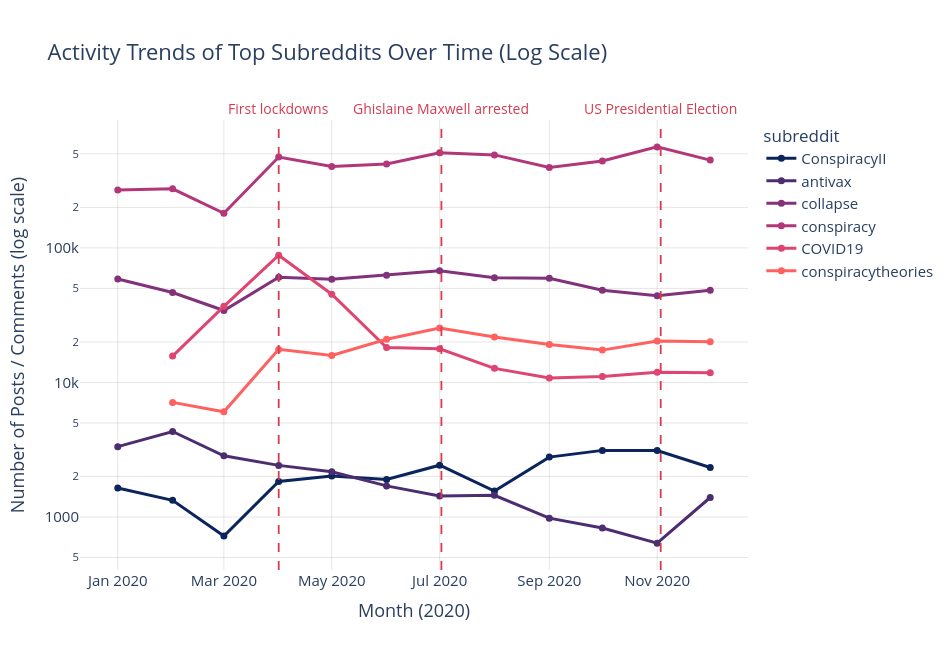

This figure's notebook cell:
### Code cell
fig = px.line(
    activity,
    x="month",
    y="ActivityCount",
    color="subreddit",
    color_discrete_sequence=colors,
    title="Activity Trends of Top Subreddits Over Time (Log Scale)"
)

fig.update_traces(
    mode="lines+markers",
    line=dict(width=3),
    marker=dict(size=7)       # bigger markers for readability
)

fig.update_layout(
    width=950,
    height=650,
    xaxis_title="Month (2020)",
    yaxis_title="Number of Posts / Comments (log scale)",
    plot_bgcolor="white",
    title_font_size=22,
    font=dict(size=16),

    xaxis=dict(
        showgrid=True,
        tickfont=dict(size=15),
        title_font=dict(size=18),
        gridcolor="rgba(0,0,0,0.1)",
        gridwidth=1
    ),
    yaxis=dict(
        type="log",
        showgrid=True,
        tickfont=dict(size=15),
        title_font=dict(size=18),
        gridcolor="rgba(0,0,0,0.1)",
        gridwidth=1
    ),

    legend=dict(
        font=dict(size=15),
        title_font=dict(size=17)
    ),

    margin=dict(l=80, r=80, t=120, b=80)
)

# ===== Highlighted Event Lines + Labels ===== #

events = {
    "2020-04-01": "First lockdowns",
    "2020-07-02": "Ghislaine Maxwell arrested",
    "2020-11-03": "US Presidential Election"
}

for date, label in events.items():
    date_dt = pd.to_datetime(date)

    # Vertical dashed line stays the same
    fig.add_shape(
        type="line",
        x0=date_dt,
        x1=date_dt,
        y0=0,
        y1=1,
        xref="x",
        yref="paper",
        line=dict(color="#d43d51", width=1.8, dash="dash")
    )

    # Place labels ABOVE the graph
    fig.add_annotation(
        x=date_dt,
        y=1.00,               # top of the plotting area (slightly above the grid)
        xref="x",
        yref="paper",
        text=label,
        showarrow=False,
        font=dict(size=14, color="#d43d51"),
        align="center",
        xanchor="center",
        yanchor="bottom"
    )

fig.show()

### Figure 1 — Plotly figure (JSON) as saved in the notebook; plotly's stock layout.template omitted (floating-point values rounded to 4 significant figures)
{"data": [{"hovertemplate": "subreddit=ConspiracyII<br>month=%{x}<br>ActivityCount=%{y}<extra></extra>", "legendgroup": "ConspiracyII", "line": {"color": "#0b255c", "dash": "solid", "width": 3}, "marker": {"size": 7, "symbol": "circle"}, "mode": "lines+markers", "name": "ConspiracyII", "orientation": "v", "showlegend": true, "type": "scatter", "x": ["2020-01", "2020-02", "2020-03", "2020-04", "2020-05", "2020-06", "2020-07", "2020-08", "2020-09", "2020-10", "2020-11", "2020-12"], "xaxis": "x", "y": [1644, 1332, 723, 1837, 2019, 1903, 2428, 1560, 2789, 3129, 3124, 2335], "yaxis": "y"}, {"hovertemplate": "subreddit=antivax<br>month=%{x}<br>ActivityCount=%{y}<extra></extra>", "legendgroup": "antivax", "line": {"color": "#4b2d70", "dash": "solid", "width": 3}, "marker": {"size": 7, "symbol": "circle"}, "mode": "lines+markers", "name": "antivax", "orientation": "v", "showlegend": true, "type": "scatter", "x": ["2020-01", "2020-02", "2020-03", "2020-04", "2020-05", "2020-06", "2020-07", "2020-08", "2020-09", "2020-10", "2020-11", "2020-12"], "xaxis": "x", "y": [3334, 4321, 2851, 2420, 2172, 1704, 1435, 1451, 981, 830, 640, 1397], "yaxis": "y"}, {"hovertemplate": "subreddit=collapse<br>month=%{x}<br>ActivityCount=%{y}<extra></extra>", "legendgroup": "collapse", "line": {"color": "#81327a", "dash": "solid", "width": 3}, "marker": {"size": 7, "symbol": "circle"}, "mode": "lines+markers", "name": "collapse", "orientation": "v", "showlegend": true, "type": "scatter", "x": ["2020-01", "2020-02", "2020-03", "2020-04", "2020-05", "2020-06", "2020-07", "2020-08", "2020-09", "2020-10", "2020-11", "2020-12"], "xaxis": "x", "y": [58756, 46643, 34258, 60542, 58547, 62718, 67690, 60139, 59535, 48497, 44048, 48534], "yaxis": "y"}, {"hovertemplate": "subreddit=conspiracy<br>month=%{x}<br>ActivityCount=%{y}<extra></extra>", "legendgroup": "conspiracy", "line": {"color": "#b2377a", "dash": "solid", "width": 3}, "marker": {"size": 7, "symbol": "circle"}, "mode": "lines+markers", "name": "conspiracy", "orientation": "v", "showlegend": true, "type": "scatter", "x": ["2020-01", "2020-02", "2020-03", "2020-04", "2020-05", "2020-06", "2020-07", "2020-08", "2020-09", "2020-10", "2020-11", "2020-12"], "xaxis": "x", "y": [269618, 274701, 180855, 473268, 403160, 419710, 509410, 490997, 395998, 441880, 563367, 449368], "yaxis": "y"}, {"hovertemplate": "subreddit=COVID19<br>month=%{x}<br>ActivityCount=%{y}<extra></extra>", "legendgroup": "COVID19", "line": {"color": "#de4571", "dash": "solid", "width": 3}, "marker": {"size": 7, "symbol": "circle"}, "mode": "lines+markers", "name": "COVID19", "orientation": "v", "showlegend": true, "type": "scatter", "x": ["2020-02", "2020-03", "2020-04", "2020-05", "2020-06", "2020-07", "2020-08", "2020-09", "2020-10", "2020-11", "2020-12"], "xaxis": "x", "y": [15702, 36791, 88264, 45297, 18167, 17777, 12731, 10814, 11057, 11925, 11815], "yaxis": "y"}, {"hovertemplate": "subreddit=conspiracytheories<br>month=%{x}<br>ActivityCount=%{y}<extra></extra>", "legendgroup": "conspiracytheories", "line": {"color": "#ff6060", "dash": "solid", "width": 3}, "marker": {"size": 7, "symbol": "circle"}, "mode": "lines+markers", "name": "conspiracytheories", "orientation": "v", "showlegend": true, "type": "scatter", "x": ["2020-02", "2020-03", "2020-04", "2020-05", "2020-06", "2020-07", "2020-08", "2020-09", "2020-10", "2020-11", "2020-12"], "xaxis": "x", "y": [7113, 6051, 17618, 15899, 20933, 25395, 21750, 19188, 17399, 20312, 20102], "yaxis": "y"}], "layout": {"annotations": [{"align": "center", "font": {"color": "#d43d51", "size": 14}, "showarrow": false, "text": "First lockdowns", "x": "2020-04-01T00:00:00", "xanchor": "center", "xref": "x", "y": 1, "yanchor": "bottom", "yref": "paper"}, {"align": "center", "font": {"color": "#d43d51", "size": 14}, "showarrow": false, "text": "Ghislaine Maxwell arrested", "x": "2020-07-02T00:00:00", "xanchor": "center", "xref": "x", "y": 1, "yanchor": "bottom", "yref": "paper"}, {"align": "center", "font": {"color": "#d43d51", "size": 14}, "showarrow": false, "text": "US Presidential Election", "x": "2020-11-03T00:00:00", "xanchor": "center", "xref": "x", "y": 1, "yanchor": "bottom", "yref": "paper"}], "font": {"size": 16}, "height": 650, "legend": {"font": {"size": 15}, "title": {"font": {"size": 17}, "text": "subreddit"}, "tracegroupgap": 0}, "margin": {"b": 80, "l": 80, "r": 80, "t": 120}, "plot_bgcolor": "white", "shapes": [{"line": {"color": "#d43d51", "dash": "dash", "width": 1.8}, "type": "line", "x0": "2020-04-01T00:00:00", "x1": "2020-04-01T00:00:00", "xref": "x", "y0": 0, "y1": 1, "yref": "paper"}, {"line": {"color": "#d43d51", "dash": "dash", "width": 1.8}, "type": "line", "x0": "2020-07-02T00:00:00", "x1": "2020-07-02T00:00:00", "xref": "x", "y0": 0, "y1": 1, "yref": "paper"}, {"line": {"color": "#d43d51", "dash": "dash", "width": 1.8}, "type": "line", "x0": "2020-11-03T00:00:00", "x1": "2020-11-03T00:00:00", "xref": "x", "y0": 0, "y1": 1, "yref": "paper"}], "title": {"font": {"size": 22}, "text": "Activity Trends of Top Subreddits Over Time (Log Scale)"}, "width": 950, "xaxis": {"anchor": "y", "autorange": true, "domain": [0, 1], "gridcolor": "rgba(0, 0, 0, 0.1)", "gridwidth": 1, "range": ["2019-12-10 14:26:59.6458", "2020-12-22 09:33:00.3542"], "showgrid": true, "tickfont": {"size": 15}, "title": {"font": {"size": 18}, "text": "Month (2020)"}, "type": "date"}, "yaxis": {"anchor": "x", "autorange": true, "domain": [0, 1], "gridcolor": "rgba(0, 0, 0, 0.1)", "gridwidth": 1, "range": [2.606, 5.951], "showgrid": true, "tickfont": {"size": 15}, "title": {"font": {"size": 18}, "text": "Number of Posts / Comments (log scale)"}, "type": "log"}}}
